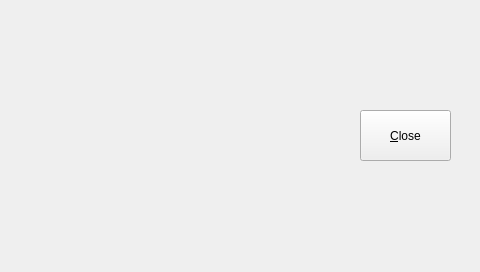
<?xml version="1.0" encoding="UTF-8"?>
<ui version="4.0">
 <class>camera</class>
 <widget class="QWidget" name="camera">
  <property name="geometry">
   <rect>
    <x>0</x>
    <y>0</y>
    <width>480</width>
    <height>272</height>
   </rect>
  </property>
  <property name="windowTitle">
   <string>Form</string>
  </property>
  <widget class="QPushButton" name="pushButton">
   <property name="geometry">
    <rect>
     <x>360</x>
     <y>110</y>
     <width>91</width>
     <height>51</height>
    </rect>
   </property>
   <property name="text">
    <string>&amp;Close</string>
   </property>
  </widget>
  <widget class="QLabel" name="label">
   <property name="geometry">
    <rect>
     <x>21</x>
     <y>17</y>
     <width>321</width>
     <height>241</height>
    </rect>
   </property>
   <property name="text">
    <string/>
   </property>
  </widget>
 </widget>
 <resources/>
 <connections>
  <connection>
   <sender>pushButton</sender>
   <signal>clicked()</signal>
   <receiver>camera</receiver>
   <slot>back2main()</slot>
   <hints>
    <hint type="sourcelabel">
     <x>401</x>
     <y>130</y>
    </hint>
    <hint type="destinationlabel">
     <x>403</x>
     <y>204</y>
    </hint>
   </hints>
  </connection>
 </connections>
 <slots>
  <slot>back2main()</slot>
 </slots>
</ui>
